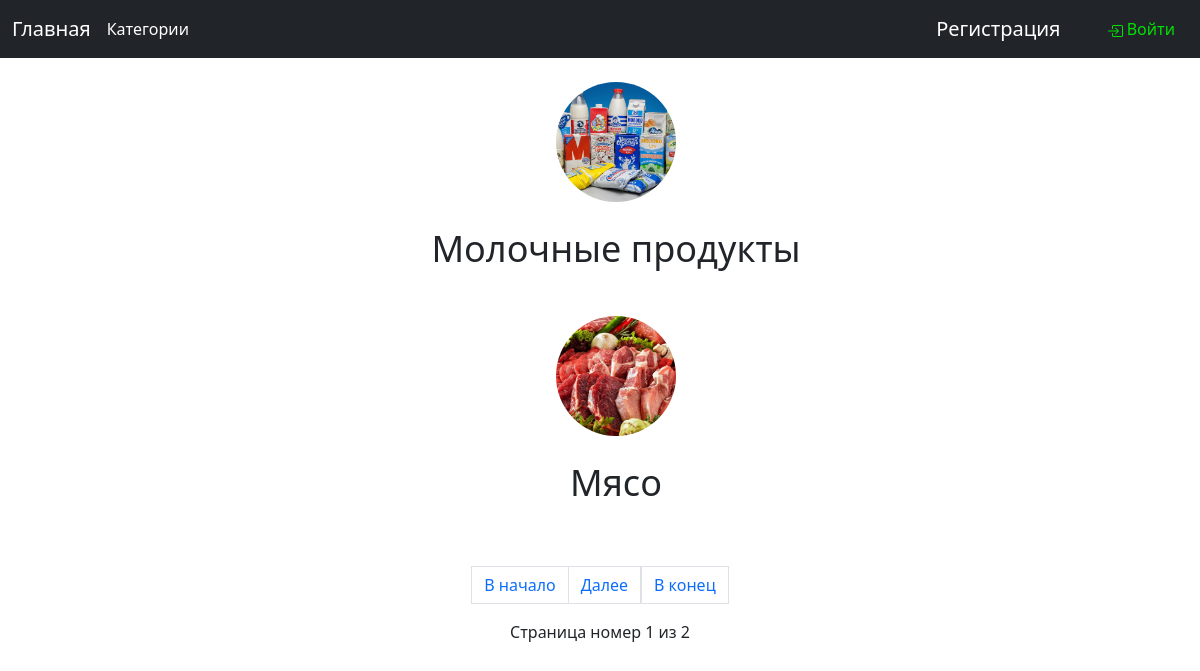
The page /categories on the database its author committed.
### products/models.py (models this page shows, shortened)
class Category(models.Model):
    title = models.CharField(max_length=64, unique=True, verbose_name='Название')
    slug = models.SlugField()
    image = models.ImageField(upload_to='products/img/', verbose_name='Изображение')
    def get_absolute_url(self):
        return reverse('products_in_category', kwargs={'slug': self.slug})
    class Meta:
        verbose_name = 'Категория'
        verbose_name_plural = 'Категории'

### products/views.py (the view)
# urls.py: path('categories', views.CategoryView.as_view(), name='categories'),
class CategoryView(ListView, FormView):
    template_name = 'products/categories.html'
    context_object_name = 'categories'
    form_class = UserLoginForm
    paginate_by = 2
    queryset = models.Category.objects.all().order_by('id')

### products/models.py (called while the page is built)
    def get_absolute_url(self):
        return reverse('products_in_category', kwargs={'slug': self.slug})

### products/templates/products/categories.html (shortened to what this page needs)
{% load static %}
<!DOCTYPE html>
<html lang="ru">
<head>
    <link href="https://cdn.jsdelivr.net/npm/bootstrap@5.3.0-alpha1/dist/css/bootstrap.min.css" rel="stylesheet">
    <link rel="stylesheet" href="{% static 'css/category_style.css' %}">
</head>
<body>
{% include "products/navbar.html" %}
<br>
    <div class="categories">
        <ul id="main-categories">
            {% for item in categories %}
            <li class="category">
                <a href="{{ item.get_absolute_url }}"><img src="{{ item.image.url }}" alt="{{ item.title }}" class="category-image"></a>
                <span class="category-title">{{ item.title }}</span>
            </li>
            {% endfor %}
        </ul>
    </div>
{% include "products/paginator.html" %}
</body>
</html>

### static/css/category_style.css (style rules this page uses)
.categories { display: flex; justify-content: center; }
.category { cursor: pointer; font-size: 36px; margin-bottom: 30px; display: flex; align-items: center; flex-direction: column; }
.category-image { width: 120px; height: 120px; object-fit: cover; border-radius: 50%; margin-bottom: 20px; }
.category-title { font-size: 36px; margin-bottom: 10px; }

### rows shown on the page
Category: image (picture), title "Молочные продукты"
Category: image (picture), title "Мясо"

### other values the page prints
{{ page_obj.number }} "1"
{{ page_obj.paginator.num_pages }} "2"
